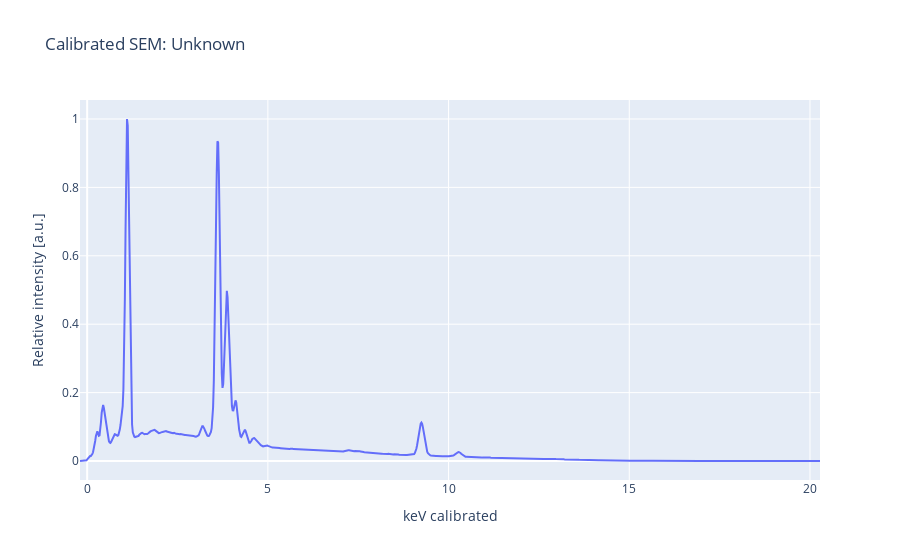

Notebook cell for this chart:
### Code cell
# Now we plot the new and unknown spectrum

fig_unknown_plot = plotly_plot(
    x=s_unknown_msa["kev_calibrated"],
    y_named=[s_unknown_msa["intensity"], "x calibrated with Ga_Ka and Ga_La"],
    vlines=s_unknown_msa["peaks_keV"],
    vlines_name=s_unknown_msa["peaks_names"],
    title=f"Calibrated {s_unknown_msa['name']}",
    xaxis_title="keV calibrated",
)
fig_unknown_plot

### Figure 1 — Plotly figure (JSON) as saved in the notebook; plotly's stock layout.template omitted (floating-point values rounded to 4 significant figures; data arrays with more than 128 entries replaced by an {"elided": "..."} marker saying what was removed)
{"data": [{"mode": "lines", "name": "x calibrated with Ga_Ka and Ga_La", "type": "scatter", "x": {"elided": "1024 float values"}, "y": {"elided": "1024 float values"}}], "layout": {"legend": {"title": {"text": "Legend"}}, "title": {"text": "Calibrated SEM: Unknown "}, "xaxis": {"title": {"text": "keV calibrated"}}, "yaxis": {"title": {"text": "Relative intensity [a.u.]"}}}}
